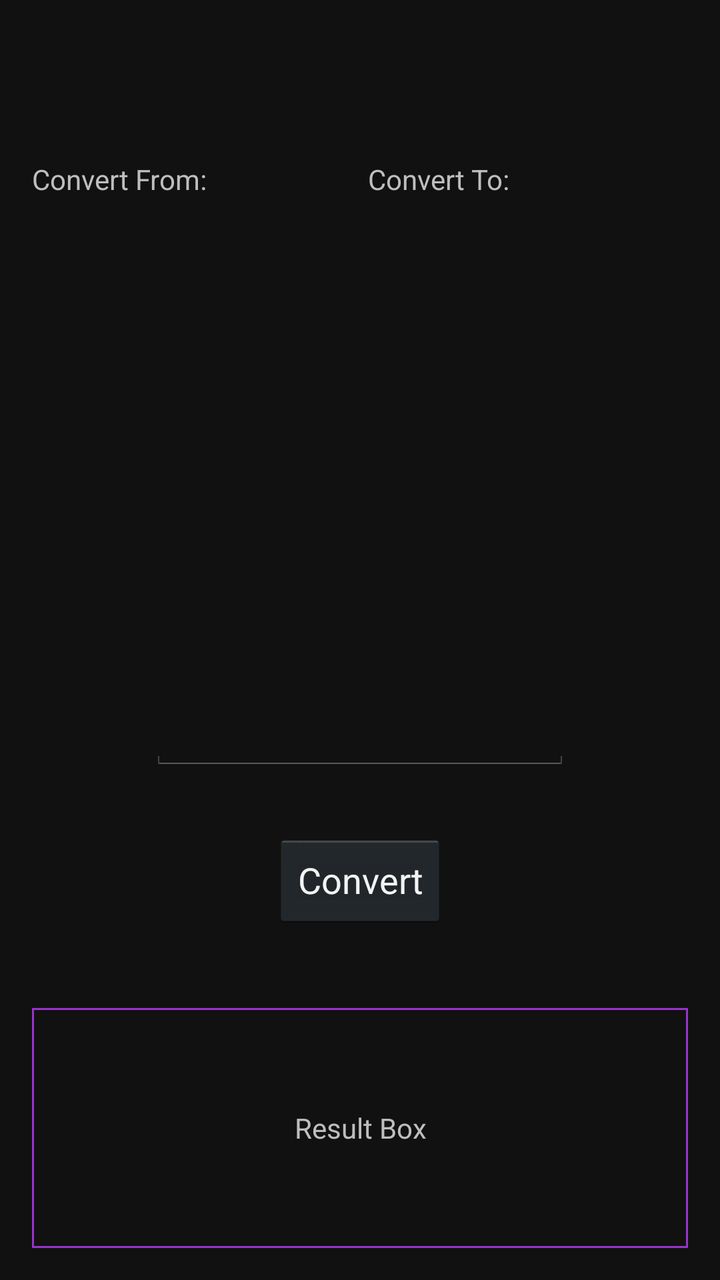
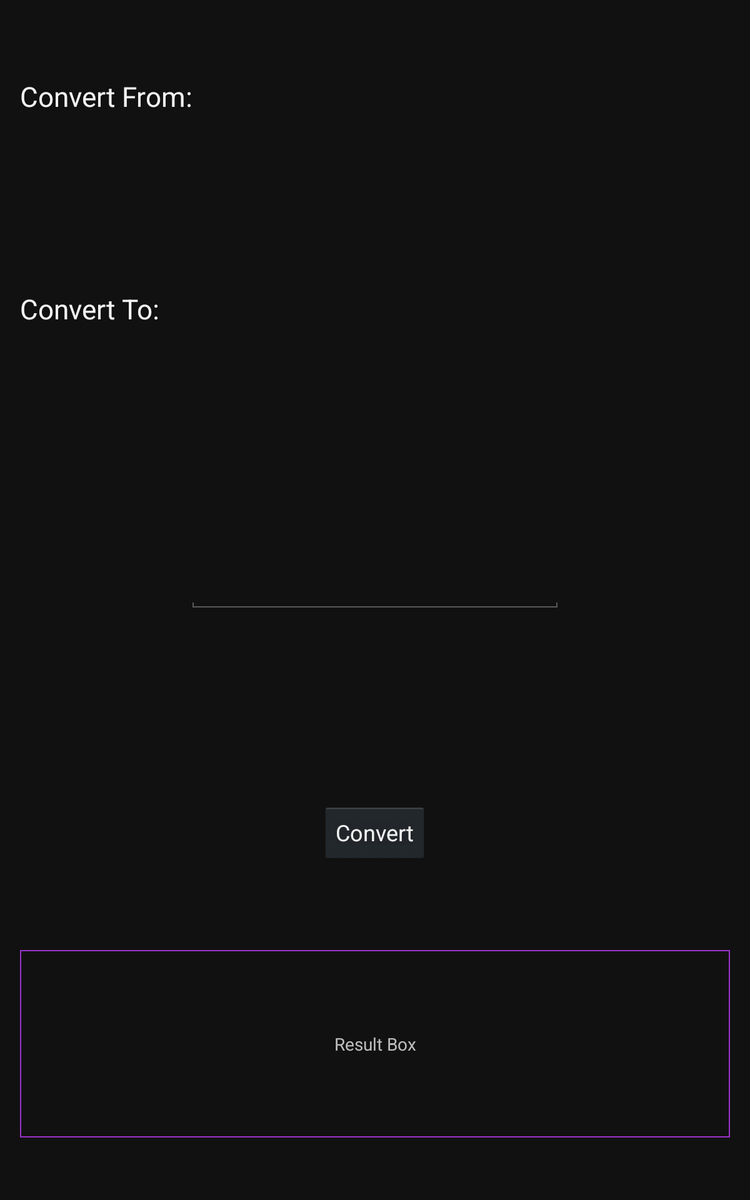

Two renders of one Android screen. The first uses the default layout on a phone; the second uses the alternative layout the repository ships for a different screen configuration, on a matching device. The two XML files are below.
<!-- AndroidManifest.xml: application theme AppTheme -->
<!-- res/layout/fragment_layout.xml -->
<?xml version="1.0" encoding="utf-8"?>
<RelativeLayout xmlns:android="http://schemas.android.com/apk/res/android"
    android:layout_width="match_parent"
    android:layout_height="match_parent">

    <View android:id="@+id/strut"
        android:layout_width="0dp"
        android:layout_height="0dp"
        android:layout_centerHorizontal="true"/>

    <Spinner
        android:layout_width="0dp"
        android:layout_height="48dp"
        android:id="@+id/spinner_convertFrom"
        android:spinnerMode="dialog"
        android:layout_marginLeft="16dp"
        android:layout_marginRight="4dp"
        android:layout_alignParentStart="true"
        android:layout_alignRight="@+id/strut"
        android:layout_marginTop="96dp" />

    <Spinner
        android:layout_width="0dp"
        android:layout_height="48dp"
        android:id="@+id/spinner_convertTo"
        android:spinnerMode="dialog"
        android:layout_marginRight="16dp"
        android:layout_marginLeft="4dp"
        android:layout_alignParentEnd="true"
        android:layout_alignLeft="@+id/strut"
        android:layout_marginTop="96dp" />

    <EditText
        android:layout_width="wrap_content"
        android:layout_height="48dp"
        android:inputType="numberDecimal|numberSigned"
        android:ems="10"
        android:id="@+id/editText_convert"
        android:gravity="center"
        android:imeOptions="actionDone"
        android:selectAllOnFocus="true"
        android:layout_marginBottom="30dp"
        android:layout_above="@+id/button_Convert"
        android:layout_centerHorizontal="true"
/>

    <Button
        android:layout_width="wrap_content"
        android:layout_height="48dp"
        android:text="@string/convert_button"
        android:id="@+id/button_Convert"
        android:clickable="true"
        android:gravity="center"
        android:layout_marginBottom="40dp"
        android:layout_above="@+id/textView_result"
        android:layout_centerHorizontal="true"
        android:layout_alignParentStart="false"
        android:layout_alignParentEnd="false" />

    <TextView
        android:layout_width="wrap_content"
        android:layout_height="wrap_content"
        android:textAppearance="?android:attr/textAppearanceSmall"
        android:text="@string/convert_from"
        android:id="@+id/textView_convertFrom"
        android:textSize="14sp"
        android:layout_alignLeft="@+id/spinner_convertFrom"
        android:layout_marginBottom="8dp"
        android:layout_marginTop="80dp" />

    <TextView
        android:layout_width="wrap_content"
        android:layout_height="wrap_content"
        android:textAppearance="?android:attr/textAppearanceSmall"
        android:text="@string/convert_to"
        android:id="@+id/textView_ConvertTo"
        android:textSize="14sp"
        android:layout_alignLeft="@+id/spinner_convertTo"
        android:layout_marginTop="80dp" />

    <TextView
        android:layout_width="wrap_content"
        android:layout_height="120dp"
        android:text="@string/result_box"
        android:id="@+id/textView_result"
        android:layout_alignParentRight="true"
        android:layout_alignParentBottom="true"
        android:layout_alignParentLeft="true"
        android:layout_marginBottom="16dp"
        android:layout_marginLeft="16dp"
        android:layout_marginRight="16dp"
        android:gravity="center"
        android:singleLine="false"
        android:textIsSelectable="true"
        android:background="@drawable/result_border"/>

</RelativeLayout>
<!-- resources referenced by this layout -->
<resources>
  <!-- drawable result_border (drawable) -->
  <shape xmlns:android="http://schemas.android.com/apk/res/android" android:shape="rectangle" >
      <stroke android:width="1dip" android:color="#9933CC"/>
  </shape>
  <string name="convert_button">Convert</string>
  <string name="convert_from">Convert From:</string>
  <string name="convert_to">Convert To:</string>
  <string name="result_box">Result Box</string>
  
      // Navigation drawer menu items.
  <style name="AppTheme" parent="@android:style/Theme.Holo">
          <item name="android:popupMenuStyle">@style/PopupMenu.Konvertr</item>
          <item name="android:actionBarStyle">@style/ActionBar.Solid.Konvertr</item>
          <item name="android:windowBackground">@color/window_bg</item>
          <item name="android:windowTranslucentNavigation" tools:targetApi="19">true</item>
          <item name="android:dropDownSpinnerStyle">@style/SpinnerAppTheme</item>
      </style>
  <style name="PopupMenu.Konvertr" parent="@android:style/Widget.Holo.ListPopupWindow">
          <item name="android:popupBackground">@drawable/menu_dropdown_panel_konvertr</item>
      </style>
  <style name="ActionBar.Solid.Konvertr" parent="@android:style/Widget.Holo.ActionBar.Solid">
          <item name="android:background">@drawable/ab_background_textured_konvertr</item>
          <item name="android:backgroundStacked">@drawable/ab_stacked_solid_konvertr</item>
          <item name="android:backgroundSplit">@drawable/ab_background_textured_konvertr</item>
      </style>
  <color name="window_bg">#111</color>
  <style name="SpinnerAppTheme" parent="android:Widget.Holo.Spinner">
          <item name="android:background">@drawable/apptheme_spinner_background_holo_dark</item>
      </style>
  <!-- drawable ab_background_textured_konvertr (drawable) -->
  <?xml version="1.0" encoding="utf-8"?>
  <bitmap xmlns:android="http://schemas.android.com/apk/res/android"
      android:src="@drawable/ab_texture_tile_konvertr"
      android:tileMode="repeat" />
</resources>
<!-- res/layout-sw600dp/fragment_layout.xml (the repository's variant of the layout above) -->
<!-- drawn on a 7-inch tablet held upright -->
<?xml version="1.0" encoding="utf-8"?>
<RelativeLayout xmlns:android="http://schemas.android.com/apk/res/android"
    android:layout_width="match_parent"
    android:layout_height="match_parent"
                                       >
    <TextView
        android:layout_width="wrap_content"
        android:layout_height="150dp"
        android:text="Result Box"
        android:id="@+id/textView_result"
        android:layout_alignParentRight="true"
        android:layout_alignParentBottom="true"
        android:layout_alignParentLeft="true"
        android:layout_marginBottom="50dp"
        android:layout_marginLeft="16dp"
        android:layout_marginRight="16dp"
        android:gravity="center"
        android:singleLine="false"
        android:textIsSelectable="true"
        android:background="@drawable/result_border"/>

    <Spinner
        android:layout_width="match_parent"
        android:layout_height="60dp"
        android:id="@+id/spinner_convertFrom"
        android:layout_marginTop="90dp"
        android:layout_alignParentTop="true"
        android:layout_alignParentRight="true"
        android:layout_marginLeft="16dp"
        android:layout_marginRight="16dp" />

    <TextView
        android:layout_width="wrap_content"
        android:layout_height="wrap_content"
        android:textAppearance="?android:attr/textAppearanceLarge"
        android:text="@string/convert_from"
        android:id="@+id/textView_convertFrom"
        android:layout_alignParentTop="false"
        android:layout_alignLeft="@+id/spinner_convertFrom"
        android:layout_marginTop="62dp" />

    <Spinner
        android:layout_width="match_parent"
        android:layout_height="60dp"
        android:id="@+id/spinner_convertTo"
        android:layout_below="@+id/spinner_convertFrom"
        android:layout_alignLeft="@+id/spinner_convertFrom"
        android:layout_marginTop="110dp"
        android:layout_marginRight="16dp" />

    <TextView
        android:layout_width="wrap_content"
        android:layout_height="wrap_content"
        android:textAppearance="?android:attr/textAppearanceLarge"
        android:text="@string/convert_to"
        android:id="@+id/textView_ConvertTo"
        android:layout_below="@+id/spinner_convertFrom"
        android:layout_alignLeft="@+id/spinner_convertTo"
        android:layout_marginTop="82dp" />

    <EditText
        android:layout_width="300dp"
        android:layout_height="60dp"
        android:inputType="numberSigned|numberDecimal"
        android:ems="10"
        android:id="@+id/editText_convert"
        android:layout_below="@+id/spinner_convertTo"
        android:layout_centerHorizontal="true"
        android:gravity="center"
        android:selectAllOnFocus="true"
        android:imeOptions="actionDone"
        android:layout_marginTop="110dp" />

    <Button
        android:layout_width="wrap_content"
        android:layout_height="48dp"
        android:text="@string/convert_button"
        android:id="@+id/button_Convert"
        android:layout_above="@+id/textView_result"
        android:layout_centerHorizontal="true"
        android:layout_marginBottom="70dp" />

</RelativeLayout>
<!-- resources referenced by the variant -->
<!-- as a 7-inch tablet held upright resolves them -->
<resources>
  <!-- drawable result_border (drawable) -->
  <shape xmlns:android="http://schemas.android.com/apk/res/android" android:shape="rectangle" >
      <stroke android:width="1dip" android:color="#9933CC"/>
  </shape>
  <string name="convert_button">Convert</string>
  <string name="convert_from">Convert From:</string>
  <string name="convert_to">Convert To:</string>
  <style name="AppTheme" parent="@android:style/Theme.Holo">
          <item name="android:popupMenuStyle">@style/PopupMenu.Konvertr</item>
          <item name="android:actionBarStyle">@style/ActionBar.Solid.Konvertr</item>
          <item name="android:windowBackground">@color/window_bg</item>
          <item name="android:windowTranslucentNavigation" tools:targetApi="19">true</item>
          <item name="android:dropDownSpinnerStyle">@style/SpinnerAppTheme</item>
      </style>
  <style name="PopupMenu.Konvertr" parent="@android:style/Widget.Holo.ListPopupWindow">
          <item name="android:popupBackground">@drawable/menu_dropdown_panel_konvertr</item>
      </style>
  <style name="ActionBar.Solid.Konvertr" parent="@android:style/Widget.Holo.ActionBar.Solid">
          <item name="android:background">@drawable/ab_background_textured_konvertr</item>
          <item name="android:backgroundStacked">@drawable/ab_stacked_solid_konvertr</item>
          <item name="android:backgroundSplit">@drawable/ab_background_textured_konvertr</item>
      </style>
  <color name="window_bg">#111</color>
  <style name="SpinnerAppTheme" parent="android:Widget.Holo.Spinner">
          <item name="android:background">@drawable/apptheme_spinner_background_holo_dark</item>
      </style>
  <!-- drawable ab_background_textured_konvertr (drawable) -->
  <?xml version="1.0" encoding="utf-8"?>
  <bitmap xmlns:android="http://schemas.android.com/apk/res/android"
      android:src="@drawable/ab_texture_tile_konvertr"
      android:tileMode="repeat" />
</resources>
